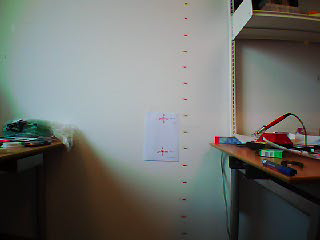
#> input picture target-image-1331895562.97.png, 320 x 240 px
$ python corridor_stuff.py target-image-1331895562.97.png 1.0   (Python 2 division)   (older library calls are emulated)
#> lines starting #> are read from the running program, lines starting #| are printed output that depends on the picture
#!/usr/bin/python
# This is a standalone program.
# Pass an image name as a first parameter of the program,
# and an angel for the horizontal line as the second parameter.

import cv2, math, numpy, random, cv2.cv as cv

def findCorridorVanishPoint(img_a, y_tilt, from_main=False):
    """

    params: img_a, the image array to search in for a vanishing point
    y_tilt, float in degrees between -90 to 0 to +90, where negative
    values mean the drones left side is tilted down

    returns vainshing point location in px pair and probability

    """

    horizon_rad = (( -y_tilt + 90.0 )*math.pi) / 180.0

    border = 4.0*math.pi / 180.0 # 4.0, 8.0, *7.0*
    w, h = size = (img_a.shape[1], img_a.shape[0])
    dst = cv.CreateImage(size, 8, 1)

    cell_width, cell_height = w/11, h/11

    # [7 lines of commented-out code are left out]
    gray = cv2.cvtColor(img_a, cv2.COLOR_BGR2GRAY)
    #dst = cv.CreateMat(h, w, cv.CV_8UC1) #cv2.cv.cvmat
    gray = cv.fromarray( gray )
    #dst = cv2.Canny( gray, 50, 200, 3 )
    cv.Canny( gray, gray, 50, 200, 3 )
    dst = gray
    #dst = cv2.Canny(img_a, 50, 200, 3)
    storage = cv.CreateMemStorage(0)
    lines = cv.HoughLines2(dst, storage, cv.CV_HOUGH_STANDARD, 1, math.pi/180, 100, 0, 0)

    # lodrette og vandrette theta vaerdier der skal skilles fra
    lille_lodret_rad = horizon_rad - (math.pi/2) + border # + (math.pi/2) + border
    lille_vandret_rad = horizon_rad - border
    stor_vandret_rad = (horizon_rad + border)
    stor_lodret_rad = horizon_rad + (math.pi/2) - border

    if from_main: ## # for debugg
        print "y_tilt", y_tilt, "horizon_rad", horizon_rad
        print "image size:", size
        color_dst = cv.CreateImage(size, 8, 3)
        cv.CvtColor(dst, color_dst, cv.CV_GRAY2BGR)
        print "shape", img_a.shape
        print "border", border
        print "cell w, h:", cell_width, cell_height
        print "type gray", type( gray )
        ## #
        cells = numpy.zeros((11,11), dtype=numpy.int)
        ## # drawing cell boundaries
        for xx in range(0, w, cell_width):
            cv.Line(color_dst, (xx,0), (xx,h), cv.RGB(0,255,0), 1, 8)
        for yy in range(0, h, cell_height):
            cv.Line(color_dst, (0,yy), (w,yy), cv.RGB(0,255,0), 1, 8)

        print "v 0:", lille_lodret_rad
        print "v 1:", lille_vandret_rad
        print "v 2:", stor_vandret_rad
        print "v 3:", stor_lodret_rad
        linier = 0
    ## #

    diagonal_lines = []
    # Filtrer linier fra
    for (rho, theta) in lines:
        if ((stor_vandret_rad < theta < stor_lodret_rad)) or ((lille_lodret_rad < theta < lille_vandret_rad)):
            #doTheBartMan()
            alpha = -math.tan((math.pi/2)-theta)
            beta = math.sin(theta)*rho + (-math.cos(theta)*rho) * alpha
            diagonal_lines.append((alpha, beta))

            ## #
            if from_main and ((linier % 5) == 1):# and (linier < 175):
                a = math.cos(theta)
                b = math.sin(theta)
                x0 = a * rho
                y0 = b * rho
                pt1 = (cv.Round(x0 + 10000*(-b)), cv.Round(y0 + 10000*(a)))
                pt2 = (cv.Round(x0 - 10000*(-b)), cv.Round(y0 - 10000*(a)))
            #cv.Line(color_dst, pt1, pt2, cv.RGB(255, 0, 0), 1, 8)
                color = cv.RGB(125*random.random(),125*random.random(),125*random.random())
                cv.Line(color_dst, pt1, pt2, color, 1, 8)
            linier += 1
            ## #

            if 200 < len(diagonal_lines):
                break

    maxlines = 100

    lines2compare = diagonal_lines[:maxlines] #clone
    for (a1, b1) in diagonal_lines[:maxlines]:
        lines2compare.remove((a1, b1))
        for (a2, b2) in lines2compare:
            try: # hvis 1 og 2 har samme haeldning
                x = (b2-b1)/(a1-a2)
                y = a1 * x + b1

                if 0 < x < w and 0 < y < h: # tilfoejelse og hvis a1 og a2 er naesten vinkelrette !!!
                    try:
                        cix = int( (x-(cell_width/2)) / cell_width )
                        ciy = int( (y-(cell_height/2)) / cell_height )
                        cells[ciy][cix] = cells[ciy][cix] + 1
                    except IndexError, ie:
                        print "x: {0}, cell_width: {1}, cix: {2}".format(x, cell_width, cix)
                        print "y: {0}, cell_height: {1}, ciy: {2}".format(y, cell_height, ciy)
                        raise ie

                    #if from_main:
                    #    cv.Circle( color_dst, (int(x), int(y)), 10, cv.RGB(0,0,255), 2, 8, 0 )
                    ## #
            except ZeroDivisionError, zde:
                pass # if a1 == a2  <=> paralelle, ingen skaering


    # eventuelt lave en gauss filtrering...

    bc = [0.0, 0, 0]
    for row in range(len(cells)):
        for c in range(len(cells[row])):
            if cells[row][c] > bc[0]:
                bc = [cells[row][c], row, c]

    vp = (((bc[2]+1)*cell_width)-(cell_width/2), ((bc[1]+1)*cell_height)-(cell_height/2))

    ## # Debugg
    if from_main:
        print "number of diagonal_lines:", len(diagonal_lines)
        #print cells
        print "bc[]:", bc
        p1 = (bc[2]*cell_width, bc[1]*cell_height)
        p2 = (bc[2]*cell_width+cell_width, bc[1]*cell_height+cell_height)
        cv.Rectangle(color_dst, p1, p2, cv.RGB(0,255,255), 4,8,0)
        print "(vp):", vp
        print "index x, y;", vp[0]/cell_height , vp[1]/cell_width

        font = cv.InitFont( cv.CV_FONT_HERSHEY_SIMPLEX, 1.0, 1.0, 0.0, 3, 8) # thikness, linetype
    #cv.putText( color_dst, "hello", vp, cv.CV_FONT_HERSHEY_SIMPLEX, 1.0, cv.RGB(128,128,128))
        #cv.PutText( color_dst, "hello", vp, font, cv.RGB(128,128,128))

        for r in range(len(cells)):
            for c in range(len(cells[r])):

                str_ = ("%03d" % cells[c][r])
                if int(str_) == 0:
                    continue
                elif (cells[c][r] / 1000) > 0:
                    offset = 3
                    str_ = ("%03d" % cells[c][r])
                elif (cells[c][r] / 100) > 0:
                    offset = 2
                    str_ = str( cells[c][r] )
                elif (cells[c][r] / 10) > 0:
                    offset = 1
                    str_ = str( cells[c][r] )
                else:
                    offset = 0
                    str_ = str( cells[c][r] )
                p = ( ((r+1)*cell_width)-(cell_width/2)-(offset*12), ((c+1)*cell_height)-(cell_height/2) )
                cv.PutText( color_dst, str_ , p, font, cv.RGB(55,255,50))

    # [8 lines of commented-out code are left out]
        h_w = int(w/2)
        h_h = int(3*h/4)
        d_h = h_w*math.tan((( -y_tilt )*math.pi) / 180.0) #horizon_rad)

        pt1 = ( cv.Round(0), cv.Round(h_h-d_h) )
        pt2 = ( cv.Round(w), cv.Round(h_h+d_h) )

        # [7 lines of commented-out code are left out]
        color = cv.RGB(0,0,255)
        cv.Line(color_dst, pt1, pt2, color, 3, 8)

        cv.PutText( color_dst, "Theta %2.2f" % y_tilt, (h_w-85, h_h), font, cv.RGB(255,0,255))


        # [7 lines of commented-out code are left out]
        cv.ShowImage("Hough", color_dst)
        #cv.SaveImage( "out_put.png", thumbnail) #color_dst)
    ## #

    return vp, (float(bc[0])/float(maxlines)) # tell tell sign also if the color behind the cell is very bright, af feature of the IT-byen cooridors...


if __name__ == "__main__":
    import sys

    filename = "1.jpg"
    h_angel = 1.9 #2.25
    # [6 lines of commented-out code are left out]
    if len(sys.argv) > 1:
        filename = sys.argv[1]
    if len(sys.argv) > 2:
        h_angel = float(sys.argv[2])

    im = cv2.imread( filename, 0 )
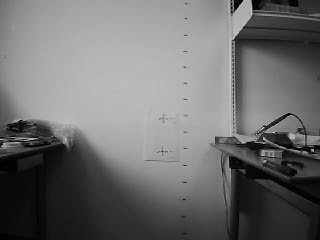
#> im: shape (240, 320); min 0, max 222, mean 109.9
    print "type im", type(im)
#| type im <class 'numpy.ndarray'>
    #im = cv.LoadImage(filename, cv.CV_LOAD_IMAGE_GRAYSCALE)
    #im = numpy.fromfile(filename, dtype=numpy.int64)
    #print "shape", im.shape

    p, ss = findCorridorVanishPoint(im, h_angel, from_main=True)
#> (the run stopped early here; a loop or call above may not have finished)
